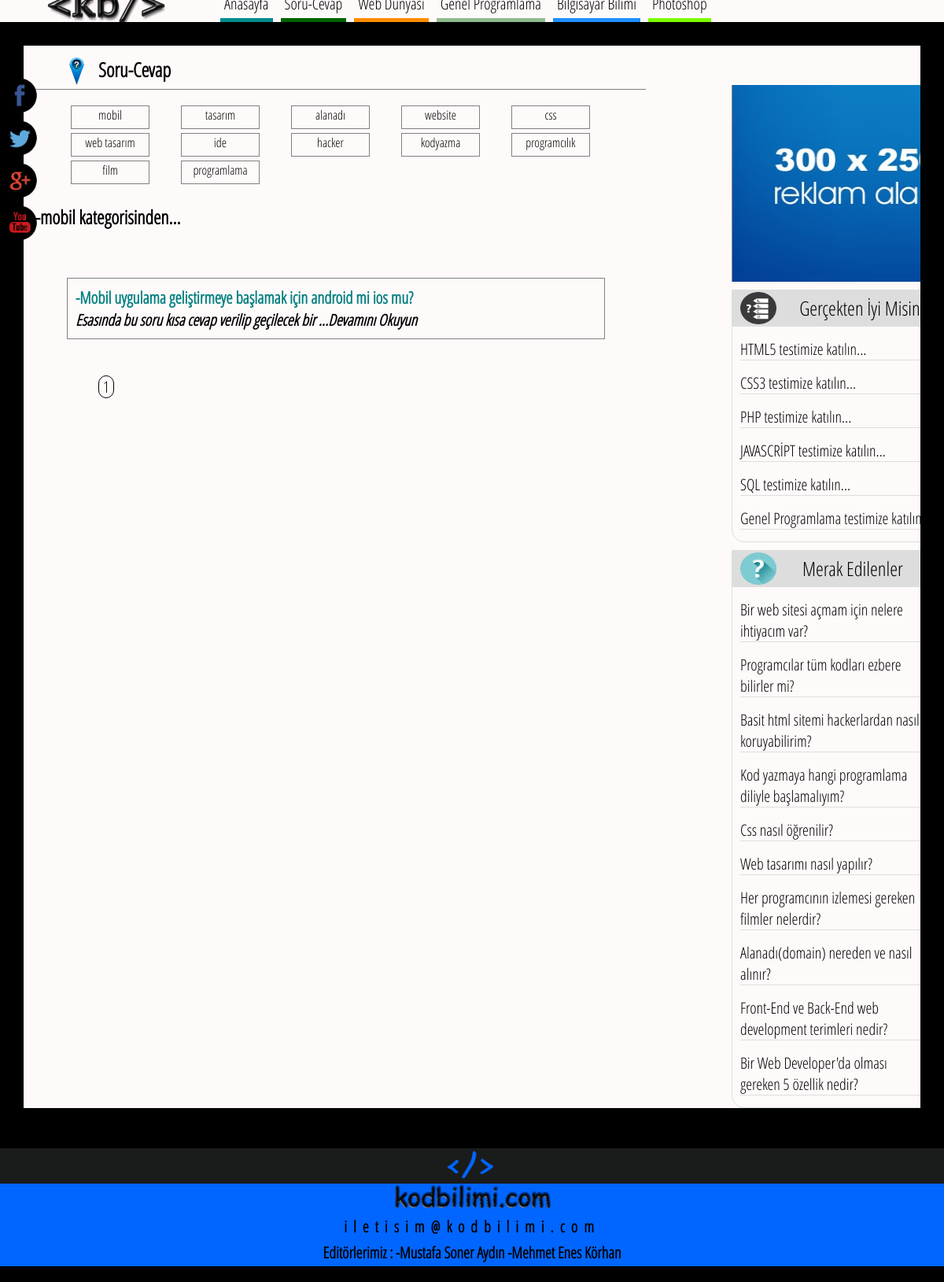
The app's page /soru-cevap/kategoriler/mobil-t9s1.html with its own data.
### tables this page shows
CREATE TABLE IF NOT EXISTS `soru` (
  `soru` text NOT NULL,
  `cevap` text NOT NULL,
  `tarih` timestamp NOT NULL DEFAULT CURRENT_TIMESTAMP,
  `soru_id` int(11) NOT NULL AUTO_INCREMENT,
  `kategori` varchar(80) NOT NULL,
  `alt_kategori` varchar(20) NOT NULL,
  `okunma` int(11) NOT NULL,
  `kategori_id` int(11) NOT NULL,
  `resim_url` varchar(80) NOT NULL,
  PRIMARY KEY (`soru_id`)
);

### soru-cevap/kategoriler/kategori.php (the view, shortened to what this page needs)
<?php
	$id = $_GET['t'];
	$sayfa=$_GET['s'];
    $id = mysql_real_escape_string($id);
	$sayfa = mysql_real_escape_string($sayfa);
    $sqlsorgu = mysql_query("SELECT * FROM soru where kategori_id=".$id."");
	$yazdir=mysql_fetch_array($sqlsorgu);
	$babakategori=$yazdir['alt_kategori'];
	$urlbaba=seo($babakategori);
    $soru_sayisi=mysql_num_rows($sqlsorgu);
	$sayfa_sayisi= $soru_sayisi/15;
	if($soru_sayisi%15==0){
			}
	else{
		$sayfa_sayisi++;
			}
?>
<!DOCTYPE html>
<html lang="tr-TR">
 <head>
  <link href='../../kodlar/font.css' rel='stylesheet' type='text/css' />
  <link rel="stylesheet" type="text/css" href="tasarim.css" />
  <link rel="stylesheet" type="text/css" href="../../kodlar/sayfalamastil.css" />
 </head>
 <body style="margin-top:<?php $tar=$_SERVER['HTTP_USER_AGENT']; if(stripos($tar,"firefox")){echo "-23px";} else{echo "-20px";} ?>;" >
  <?php
   require("../../kodlar/menu.php");echo '<style type="text/css">#menu{position:fixed;}</style>';
   include("../../kodlar/icon_socials.php");
  ?>
  <br />
  <section>
   <div id ="ana">
    <div id="icerik">
	 <div class="anabaslik"><img src="../../img/soru_is.png" alt="soru-cevap simgesi" width="35" height="35" style="margin-top:15px;margin-right:10px;margin-bottom:5px;float:left;" /><h1 style="font-size:25px;line-height:18px;margin-bottom:15px;"> Soru-Cevap</h1></div>
	   <ul class="kategoriler">
	   <?php
         $sqlsorgu = mysql_query("SELECT * FROM istatistik");
		 $yazdir=mysql_fetch_array($sqlsorgu);
		 $kategori_sayisi=$yazdir['soru_kategori_sayisi'];
		 $rastgele_dizi=array();
		 for ($i = 0; $i < 12; $i++)
            {
                $rastgele_dizi[$i] = rand(1,$kategori_sayisi);
            }
		 $durum = true;
            while ($durum == true)
            {
                $durum = false;
                for ($i = 0; $i < 11; $i++)
                {
                    for ($j = $i + 1; $j < 12; $j++)
                    {
                        while ($rastgele_dizi[$i] == $rastgele_dizi[$j]) { $rastgele_dizi[$i] = rand(1, $kategori_sayisi); $durum = true; }
                    }
                }
            }
		 for($i=0;$i<12;$i++){
		 $sqlsorgu = mysql_query("SELECT * FROM soru where kategori_id=".$rastgele_dizi[$i]."");
		 $yazdir=mysql_fetch_array($sqlsorgu);
		 $kategori=$yazdir['alt_kategori'];
		 $url=seo($kategori);
         echo '<a class="menu_link2" href="../kategoriler/'.$url.'-t'.$rastgele_dizi[$i].'s1.html" title="'.$kategori.' kategorisinden soruları sıralayın" ><li>'.$kategori.'</li></a>';
		 }
		 echo '</ul>';
	   ?>
	   <?php
	   echo '<h2 class="babakategori">-'.$babakategori.' kategorisinden...</h2>';
	   ?>
	    <div class="sorular">
		    <?php
            $ofset=($sayfa-1)*15;
			$sqlsorgu = mysql_query("SELECT * FROM soru where kategori_id=".$id." Order By tarih desc  LIMIT 15 OFFSET ".$ofset." ");
			while($yazdir=mysql_fetch_array($sqlsorgu)){
			$url=seo($yazdir['soru']);
			echo '<a class="menu_link" title="'.$yazdir['soru'].'" href="../'.$url.'-t'.$yazdir['soru_id'].'.html"><p class="soru">-'.$yazdir['soru'].'<br /><em class="sss"> '.mb_substr(strip_tags($yazdir['cevap']), 0, 50,'UTF-8').'...Devamını Okuyun</em></p></a>';
			}
			?>
	      </div>
		  <ul class="sayfalama">
			  <?php
			   for($i=1; $i<=$sayfa_sayisi; $i++){
			   echo '<li><a class="menu_link2" title="'.$i.'.sayfaya gidin..." href="../kategoriler/'.$urlbaba.'-t'.$_GET['t'].'s'.$i.'.html">'.$i.'</a></li>';
			   }
			  ?>
		  </ul>
          <?php include("../../kodlar/reklam.php"); ?>
	      <?php include("../../kodlar/yan_test.php"); ?>
          <?php include("../../kodlar/merak_edilenler.php"); ?>
	</div>
    <?php
     function SEO($text) {
     $tr = array('ş','Ş','ı','İ','ğ','Ğ','ü','Ü','ö','Ö','Ç','ç',' ','?','!','*','/','=',':','(',')');
     $eng = array('s','s','i','i','g','g','u','u','o','o','c','c','-','-','-','-','-','-','-','-','-');
     $text = str_replace($tr,$eng,$text);
     $text = strtolower($text);
     return $text;
     }
    ?>
  </section>
  <?php require("../../kodlar/footer.php"); ?>
 </body>
</html>

### kodlar/merak_edilenler.php (shortened to what this page needs)
<link rel="stylesheet" type="text/css" title="Main" media="screen,print" href="<?php if(isset($durum)){echo '../../kodlar/son_basliklarstil.css';}else{echo '../kodlar/son_basliklarstil.css';} ?>" />
	  <div id="yan">
       <h4 class="yanbaslik1">Merak Edilenler </h4>
	    <?php
         $sqlsorgu = mysql_query("SELECT * FROM soru Order By okunma desc limit 10");
		 $ilk=1;
         while($yazdir=mysql_fetch_array($sqlsorgu)){
         $metin = $yazdir['soru'];
	     $id2 = $yazdir['soru_id'];
	     $konu_basligi=$metin;
         $url=SEO($konu_basligi);
		 if($ilk==1){$ilk=5;}else{$ilk=-10;}
		 $konuresmi=$yazdir['resim_url'];
		 if(isset($durum)){echo '<a class="menu_link" href="../'.$url.'-t'.$id2.'.html" title="'.$konu_basligi.'"><img src="../'.$konuresmi.'" width="50" height="35" alt="'.$konu_basligi.'" style="border-radius:50px;float:right;padding-right:5px;margin-top:'.$ilk.'px" /><h3 class="dikkatceken">'.$konu_basligi.'</h3></a>';}
	     }
	    ?>
     </div>

### soru-cevap/kategoriler/tasarim.css (style rules this page uses)
.babakategori { margin-left:15px; float:left; width:60%; }
#icerik { font-family:"open sans condensed" ; background-color:snow; overflow:hidden; float:left; position:relaitive; width:100%; height:auto; min-height:900px; box-sizing:border-box; }
#ana { cursor:default; min-height:500px; width:95%; margin:60px auto; font-family:"open sans condansed"; }
.menu_link2,.menu_link { color:black; text-decoration:none; }
.dikkatceken { font-size:20px; color:black; margin-left:10px; border-bottom:1px solid #ddd; margin-top:15px; margin-bottom:15px; font-weight:lighter; }
.anabaslik { cursor:default; padding-left:50px; float:left; position:relaitive; font-size:30px; width:65%; height:auto; font-weight:lighter; border-bottom:1px inset gray; }
.kategoriler { width:68%; list-style:none; position:relaitive; float:left; margin:auto; margin-top:20px; }
.kategoriler li { margin-bottom:5px; margin-left:20px; margin-right:20px; box-sizing:border-box; text-align:center; position:relaitive; float:left; border:1px gray solid; height:30px; width:100px; transition-duration:0.3s; }
.sss { color:black;font-size:20px;box-shadow:0px 0px 0px teal;transition-duration:0.5s; }
.sorular { margin-top:10px; padding:10px 55px; height:auto; width:60%; font-size:21px; float:left; }
.soru { font-weight:900; border:1px solid gray; padding:10px; transition-duration:0.5s; color:teal; }
body { background-color:black; width:100%; height:100%; margin:auto; padding:auto; }

### kodlar/sayfalamastil.css (style rules this page uses)
.sayfalama { list-style:none; text-align:center; margin:10px 50px; width:400px; height:40px; overflow:auto; float:left; }
.sayfalama li { transition-duration:0.5s; text-align:center; font-size:20px; margin:5px; padding-top:-5px; padding-bottom:-5px; padding-left:5px; padding-right:5px; position:relaitive; border:1px solid black; border-radius:20px; float:left; position:relaitive; }

### kodlar/son_basliklarstil.css (style rules this page uses)
#yan { margin-top:10px; margin-left:900px; font-family:"open sans condensed" ; border-bottom-left-radius:1em; border-bottom-right-radius:1em; background-size:100% 100%; overflow:hidden; width:27%; box-sizing:border-box; -webkit-box-sizing:border-box; border:1px solid #ddd; }
.yanbaslik1 { background-color:#ddd; background-image:url(../img/dikkat.png); background-repeat:no-repeat; text-align:center; font-size:25px; border-bottom:1px inset #ddd; margin:0px; line-height:5px; padding:20px; overflow:auto; font-weight:lighter; background-position:10px; background-size:15% 90%; }

### records on screen
soru: alt_kategori "mobil", soru "Mobil uygulama geliştirmeye başlamak için android mi ios mu?", cevap "Esasında bu soru kısa cevap verilip geçilecek bir"
soru: alt_kategori "tasarım"
soru: alt_kategori "alanadı", soru "Alanadı(domain) nereden ve nasıl alınır?"
soru: alt_kategori "website", soru "Bir web sitesi açmam için nelere ihtiyacım var?"
soru: alt_kategori "css"
soru: alt_kategori "web tasarım", soru "Web tasarımı nasıl yapılır?"
soru: alt_kategori "ide"
soru: alt_kategori "hacker", soru "Basit html sitemi hackerlardan nasıl koruyabilirim?"
soru: alt_kategori "kodyazma", soru "Kod yazmaya hangi programlama diliyle başlamalıyım?"
soru: alt_kategori "programcılık", soru "Bir Web Developer'da olması gereken 5 özellik nedir?"
soru: alt_kategori "film", soru "Her programcının izlemesi gereken filmler nelerdir?"
soru: alt_kategori "programlama", soru "Front-End ve Back-End web development terimleri nedir?"
soru: soru "Programcılar tüm kodları ezbere bilirler mi?"
soru: soru "Css nasıl öğrenilir?"
